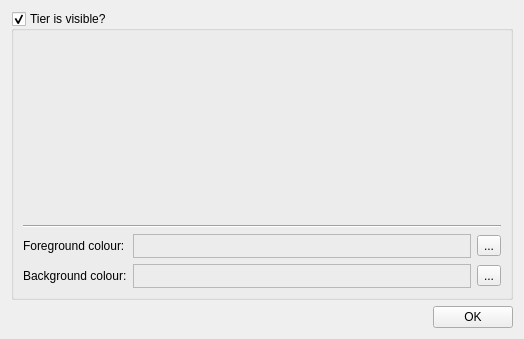
<ui version="4.0" >
 <class>CuPEDWizardCustomizeTierDisplay</class>
 <widget class="QWidget" name="CuPEDWizardCustomizeTierDisplay" >
  <property name="windowModality" >
   <enum>Qt::ApplicationModal</enum>
  </property>
  <property name="geometry" >
   <rect>
    <x>0</x>
    <y>0</y>
    <width>524</width>
    <height>339</height>
   </rect>
  </property>
  <property name="windowTitle" >
   <string>CuPED - Customize tier display</string>
  </property>
  <layout class="QVBoxLayout" name="verticalLayout" >
   <item>
    <widget class="QGroupBox" name="tierDisplayGroupBox" >
     <property name="title" >
      <string>Tier is visible?</string>
     </property>
     <property name="checkable" >
      <bool>true</bool>
     </property>
     <property name="checked" >
      <bool>true</bool>
     </property>
     <layout class="QGridLayout" name="gridLayout" >
      <item row="0" column="0" colspan="3" >
       <widget class="QWidget" native="1" name="dummyWidget" >
        <property name="sizePolicy" >
         <sizepolicy vsizetype="Minimum" hsizetype="Minimum" >
          <horstretch>0</horstretch>
          <verstretch>0</verstretch>
         </sizepolicy>
        </property>
        <property name="minimumSize" >
         <size>
          <width>470</width>
          <height>140</height>
         </size>
        </property>
       </widget>
      </item>
      <item row="1" column="0" colspan="3" >
       <widget class="Line" name="line" >
        <property name="orientation" >
         <enum>Qt::Horizontal</enum>
        </property>
       </widget>
      </item>
      <item row="2" column="0" >
       <widget class="QLabel" name="foregrondColourTextLabel" >
        <property name="text" >
         <string>Foreground colour:</string>
        </property>
       </widget>
      </item>
      <item row="2" column="1" >
       <widget class="QLabel" name="foregroundColourLabel" >
        <property name="sizePolicy" >
         <sizepolicy vsizetype="Preferred" hsizetype="Expanding" >
          <horstretch>0</horstretch>
          <verstretch>0</verstretch>
         </sizepolicy>
        </property>
        <property name="minimumSize" >
         <size>
          <width>300</width>
          <height>24</height>
         </size>
        </property>
        <property name="frameShape" >
         <enum>QFrame::StyledPanel</enum>
        </property>
        <property name="text" >
         <string/>
        </property>
       </widget>
      </item>
      <item row="2" column="2" >
       <widget class="QToolButton" name="foregroundColourButton" >
        <property name="text" >
         <string>...</string>
        </property>
       </widget>
      </item>
      <item row="3" column="0" >
       <widget class="QLabel" name="backgroundColourTextLabel" >
        <property name="text" >
         <string>Background colour:</string>
        </property>
       </widget>
      </item>
      <item row="3" column="1" >
       <widget class="QLabel" name="backgroundColourLabel" >
        <property name="sizePolicy" >
         <sizepolicy vsizetype="Preferred" hsizetype="Expanding" >
          <horstretch>0</horstretch>
          <verstretch>0</verstretch>
         </sizepolicy>
        </property>
        <property name="minimumSize" >
         <size>
          <width>300</width>
          <height>24</height>
         </size>
        </property>
        <property name="frameShape" >
         <enum>QFrame::StyledPanel</enum>
        </property>
        <property name="text" >
         <string/>
        </property>
       </widget>
      </item>
      <item row="3" column="2" >
       <widget class="QToolButton" name="backgroundColourButton" >
        <property name="text" >
         <string>...</string>
        </property>
       </widget>
      </item>
     </layout>
    </widget>
   </item>
   <item>
    <layout class="QHBoxLayout" name="horizontalLayout" >
     <item>
      <spacer name="horizontalSpacer" >
       <property name="orientation" >
        <enum>Qt::Horizontal</enum>
       </property>
       <property name="sizeHint" stdset="0" >
        <size>
         <width>40</width>
         <height>20</height>
        </size>
       </property>
      </spacer>
     </item>
     <item>
      <widget class="QPushButton" name="okButton" >
       <property name="text" >
        <string>OK</string>
       </property>
      </widget>
     </item>
    </layout>
   </item>
  </layout>
 </widget>
 <resources/>
 <connections/>
</ui>
